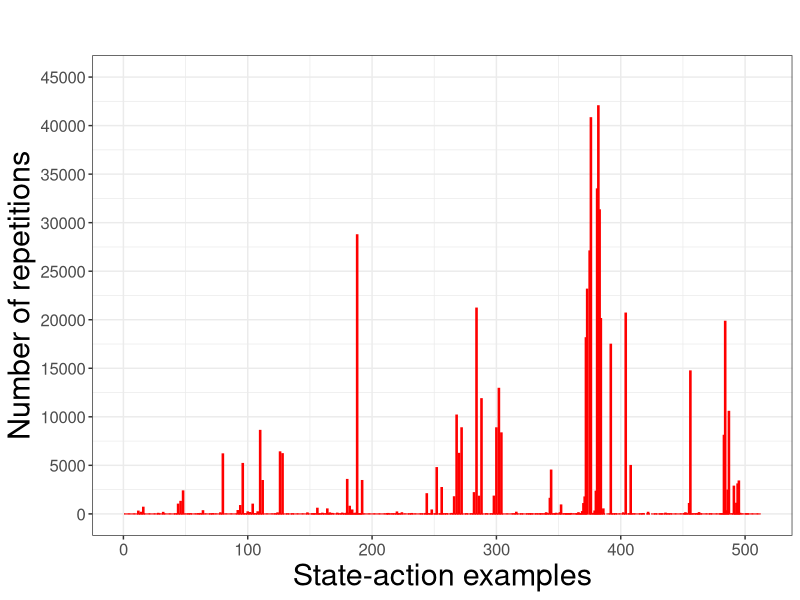

The R source for this figure:
library(ggplot2)

# Read the CSV file (modify the filename as needed)
df <- read.csv("count_sample_space.csv")

# Ensure the dataframe has the required columns
if (!all(c("index", "count") %in% colnames(df))) {
  stop("The dataframe must contain 'index' and 'count' columns.")
}

# Plot the histogram with a border (frame)
p <- ggplot(df, aes(x = index, y = count)) +
  geom_bar(stat = "identity", fill = "red", color = "red") +
  scale_y_continuous(limits = c(0, 45000), breaks = seq(0, 45000, by = 5000)) +
  labs(title = "",
       x = "State-action examples",
       y = "Number of repetitions") +
  # Fix y-axis range
  theme_bw() +  # Add frame around the plot
  theme(
    axis.text.x = element_text(size = 12),  # Bigger x-axis text
    axis.text.y = element_text(size = 12),  # Bigger y-axis text
    axis.title.x = element_text(size = 22),  # Bigger x-axis title
    axis.title.y = element_text(size = 22),  # Bigger y-axis title
    plot.title = element_text(size = 30)  # Bigger plot title
  )

# Display the plot
#print(p)

ggsave("D_auto_unique_count.pdf", plot = p, dpi = 300)
